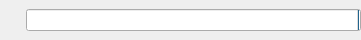
<?xml version="1.0" encoding="UTF-8"?>
<ui version="4.0">
 <class>FancyProgressBarWidget</class>
 <widget class="QWidget" name="FancyProgressBarWidget">
  <property name="geometry">
   <rect>
    <x>0</x>
    <y>0</y>
    <width>361</width>
    <height>40</height>
   </rect>
  </property>
  <property name="windowTitle">
   <string>Form</string>
  </property>
  <property name="layoutDirection">
   <enum>Qt::RightToLeft</enum>
  </property>
  <layout class="QHBoxLayout" name="horizontalLayout">
   <property name="spacing">
    <number>6</number>
   </property>
   <property name="leftMargin">
    <number>0</number>
   </property>
   <property name="topMargin">
    <number>0</number>
   </property>
   <property name="rightMargin">
    <number>0</number>
   </property>
   <property name="bottomMargin">
    <number>0</number>
   </property>
   <item>
    <layout class="QVBoxLayout" name="verticalLayout">
     <item>
      <spacer name="verticalSpacer">
       <property name="orientation">
        <enum>Qt::Vertical</enum>
       </property>
       <property name="sizeHint" stdset="0">
        <size>
         <width>20</width>
         <height>40</height>
        </size>
       </property>
      </spacer>
     </item>
     <item>
      <widget class="QProgressBar" name="progressBar">
       <property name="value">
        <number>0</number>
       </property>
       <property name="format">
        <string/>
       </property>
      </widget>
     </item>
     <item>
      <spacer name="verticalSpacer_4">
       <property name="orientation">
        <enum>Qt::Vertical</enum>
       </property>
       <property name="sizeHint" stdset="0">
        <size>
         <width>20</width>
         <height>40</height>
        </size>
       </property>
      </spacer>
     </item>
    </layout>
   </item>
   <item>
    <layout class="QVBoxLayout" name="verticalLayout_2">
     <item>
      <spacer name="verticalSpacer_2">
       <property name="orientation">
        <enum>Qt::Vertical</enum>
       </property>
       <property name="sizeHint" stdset="0">
        <size>
         <width>20</width>
         <height>40</height>
        </size>
       </property>
      </spacer>
     </item>
     <item>
      <widget class="QLabel" name="label">
       <property name="text">
        <string/>
       </property>
      </widget>
     </item>
     <item>
      <spacer name="verticalSpacer_3">
       <property name="orientation">
        <enum>Qt::Vertical</enum>
       </property>
       <property name="sizeHint" stdset="0">
        <size>
         <width>20</width>
         <height>40</height>
        </size>
       </property>
      </spacer>
     </item>
    </layout>
   </item>
  </layout>
 </widget>
 <resources/>
 <connections/>
</ui>
